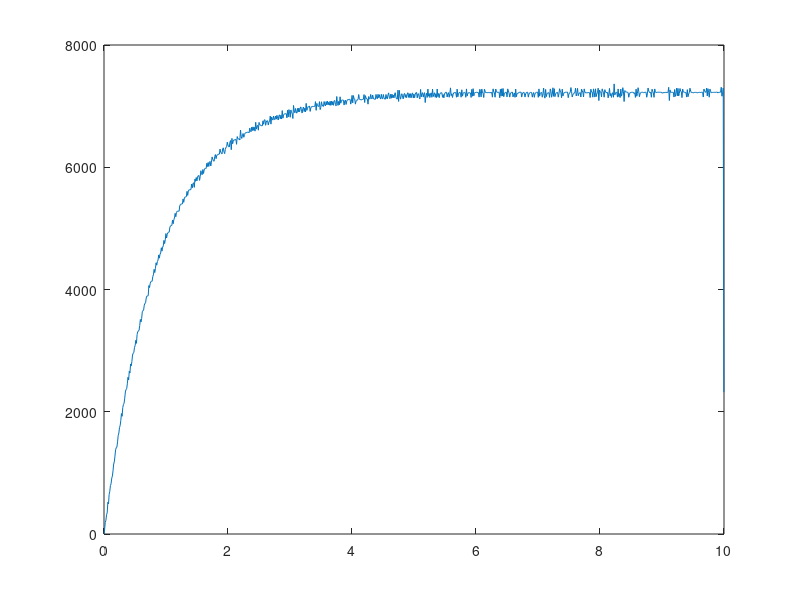

Source code (MATLAB): (Note: this script raises an error after producing the figure.)
clear all; close all; clc;

%% Parameters

n = 4.43;

J_m = 5*10^(-7); % kgm^2

h_r = 0.5 * 0.0254; % m
m_hub = 65 / 1000; % kg
J_hub = 1/2 * m_hub * h_r^2; % kgm^2

f_r = 4.5/2 * 0.0254; % m
f_t = 0.18 * 0.0254; % m
f_d = 1.18 / 1000 * 100^3; % kg/m^3
f_2r = 2 * 0.0254; % m
f_1r = 1 * 0.0254; % m
b_r = 0.25 * 0.0254; % m
J_fw = (pi * f_t * f_d) * ((1/2 * (f_r)^4) - b_r^2*(4*f_1r^2+8*f_2r^2)); % kgm^2

n_b = 8; % Qty
n_w = 0; % Qty
n_n = 16; % Qty
m_b = 7.09 / 1000; % kg
m_w = 5.95 / 1000; % kg
m_n = 3.02 / 1000; % kg
J_w = (n_b*m_b + n_w*m_w + n_n*m_n) * (1/2*b_r^2 + 1/2*f_2r^2);

J_tot = (J_hub + J_fw + J_w) / n^2 + J_m; % kgm^2

%% Data
data = importdata("motor_flywheelB_data.csv");

%% Config Data

time = data(:, 1) ./ 10^6; % min

% cpr
cpr = 211.2/4.4;
data = data(:, 2) ./ cpr;

w = zeros(length(data), 1);
for i = 1:length(data)-1
    w(i) = (data(i+1) - data(i)) / (time(i+1) - time(i));
end

w = w(:) .* 60; % RMP

t_f = 0.005;
wf = zeros(length(data), 1);
for i = 2:length(data)
    b = (time(i)-time(i-1)) / (time(i)-time(i-1) + t_f);
    wf(i) = b* w(i) + (1 - b) * wf(i-1);
end

plot(time, wf)

v = terminalVelocity(wf);
rt = riseTime(v, time, wf);
disp("Experimental Values:")
fprintf("Terminal Velocity: %.2f rads/s\n", v / 2 /pi)
fprintf("Rise Time: %.4f s\n\n", rt)

%% Theory - Motor

figure(1)
hold on;
t_end = 10;
t = linspace(0, t_end, t_end*100); % Timeframe
w = velocityProfile(J_tot); % Change inertia here

plot(t, w(t))

title("Sim vs Pratice")
xlabel("Time (s)");
ylabel("RPM");
legend("Experimental", "Theory", "Location", "southeast");

v = terminalVelocity(w(t));
rt = riseTime(v, t, w(t));
disp("Theoretical Values:")
fprintf("Terminal Velocity: %.2f rads/s\n", v / 2 /pi);
fprintf("Rise Time: %.4f s\n", rt);

%% Functions

function v = terminalVelocity(data)
    n = 100;
    v = sum(data(end-n:end)) / n;
end

function rise_t = riseTime(fv, time, data)
    val = (exp(1) -1) / exp(1);
    for i = 1:length(data)
        if data(i) >= val * fv
            rise_t = time(i);
            break
        end
    end
end

function w = velocityProfile(J)
    W_nl = 8200 * 2*pi / 60; %Rad/s
    T_s = 0.17 * 9.81 / 100; %Nm

    tr = W_nl * J / T_s;
    w = @(t) W_nl * (1 - exp(-t/tr)) / (2*pi) * 60;
end